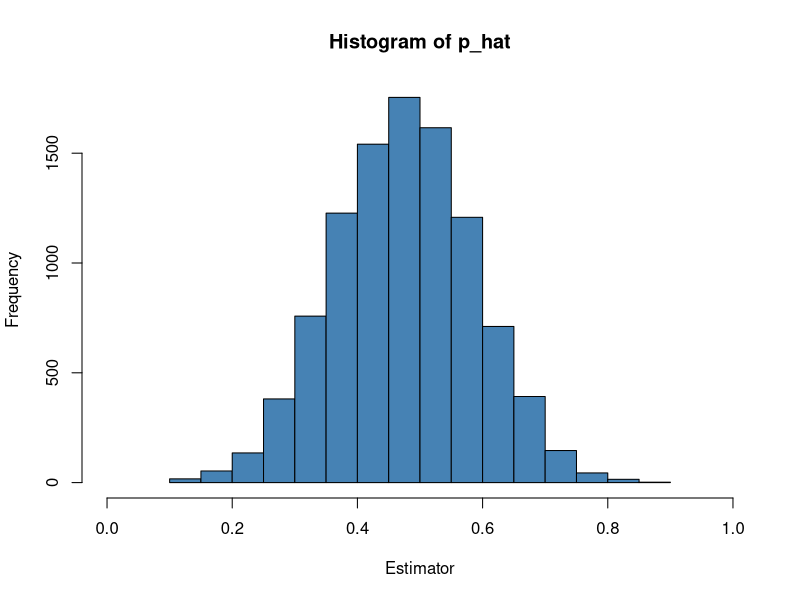
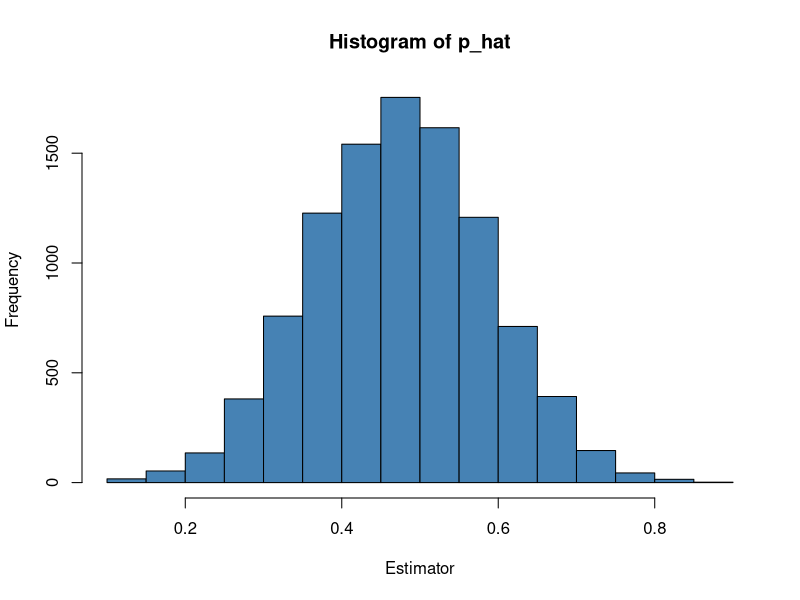
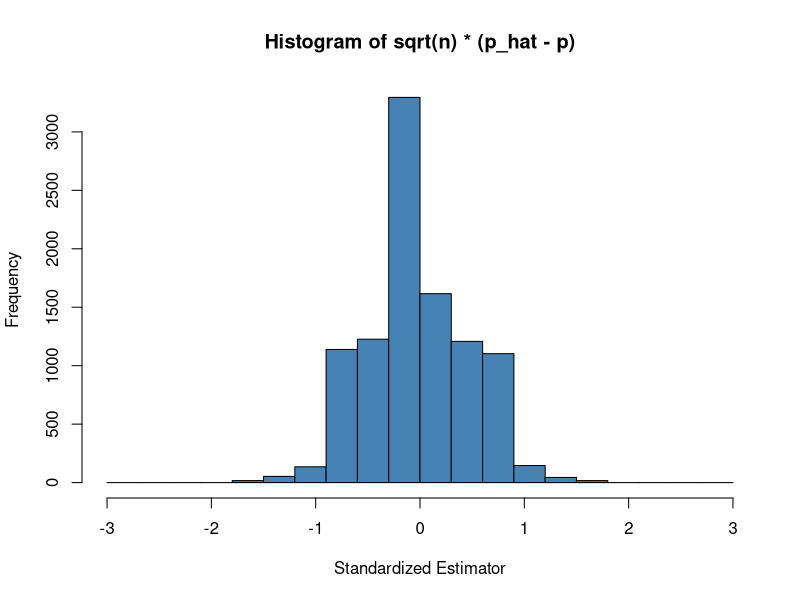
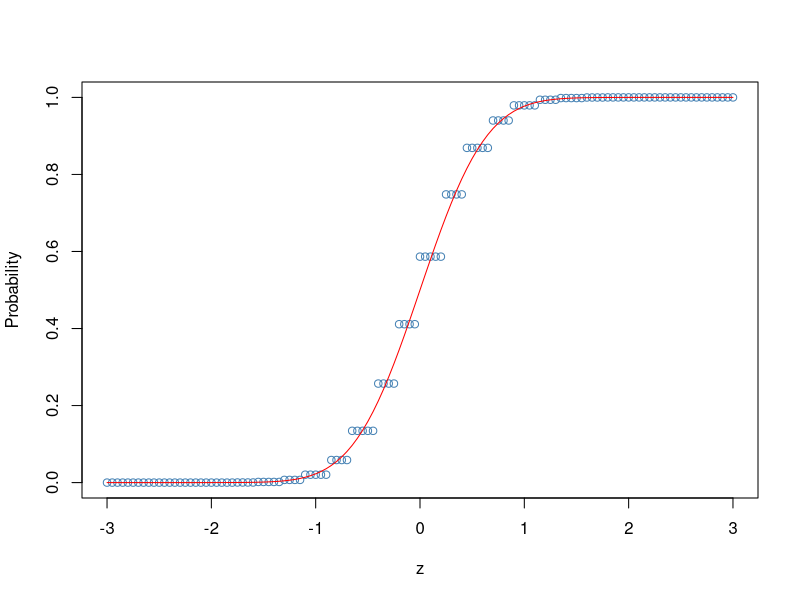
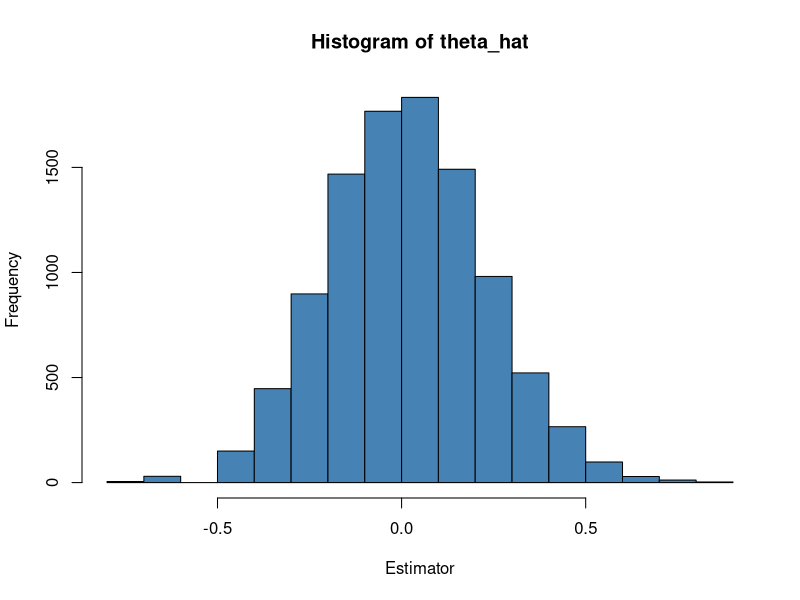
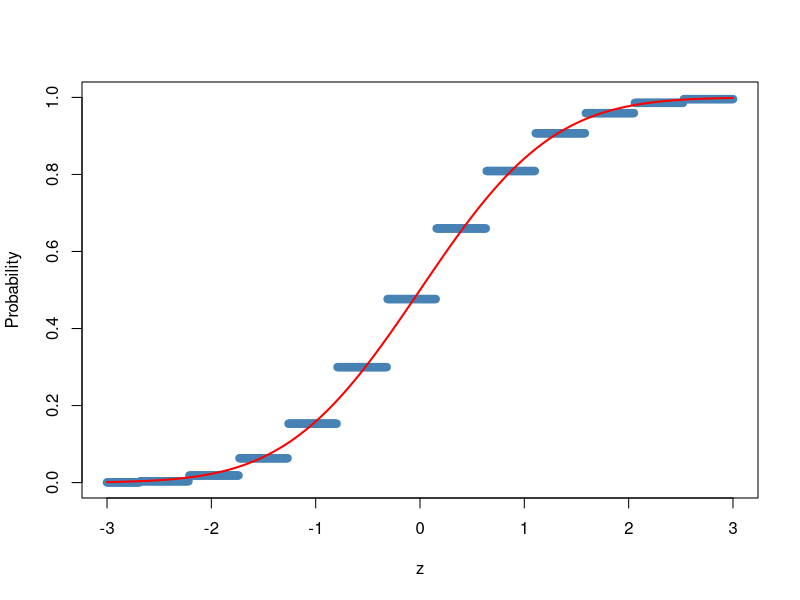
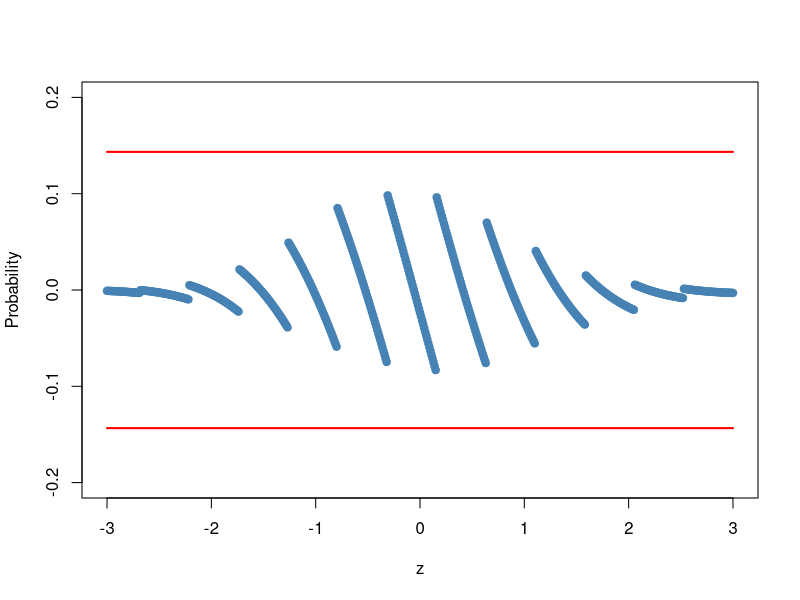

R code for these plots, in order:
rm(list = ls())

set.seed(4517)

nsims <- 10000


# Example: Bernoulli distribution

# Set parameters
n <- 20
p <- 0.5

# Simulate all data. Each column is one simulated data set of size n
rvs <- (replicate(nsims, rbinom(n, 1, prob=p)))

# Calculate all estimates
p_hat <- colMeans(rvs)

# Histograms
hist(p_hat,xlim = c(0,1),xlab="Estimator",ylab="Frequency", col = 'steelblue')

hist(p_hat,xlab="Estimator",ylab="Frequency", col = 'steelblue')

hist(sqrt(n)*(p_hat-p),xlim = c(-3,3),breaks = seq(-3, 3, 0.3),xlab="Standardized Estimator",ylab="Frequency", col = 'steelblue')


# P(sqrt(n)*(p_hat - p) <= z)
z = seq(-3,3,by=0.05)
cdf_p_hat <-  colMeans(sqrt(n)*(matrix(rep(p_hat,length(z)),nsims,length(z)) - p) <=t(matrix(rep(z,length(p_hat)),length(z),nsims)))

# Plot and compare to normal
plot(z,cdf_p_hat,ylim = c(0,1),xlab="z",ylab="Probability", col = 'steelblue')
lines(z,  pnorm(z, 0,sqrt(p*(1-p))),col = 'red')




# Example 2: Asymmetric distribution

# Set parameters
n <- 20
k <- 3
p <- 1/k

# Simulate all data. Each column is one simulated data set of size n
rvs <- (replicate(nsims, rbinom(n, 1, prob=p)))
ind = (rvs==0)
rvs[ind] = -1/sqrt(k-1)
rvs[!ind] = sqrt(k-1)

# Calculate all estimates
theta_hat <- colMeans(rvs)
# Here E[theta_hat] = 0

# Plot histogram
hist(theta_hat,xlab="Estimator",ylab="Frequency", col = 'steelblue')

# P(sqrt(n)*(theta_hat - 0) <= z)
z = seq(-3,3,by=0.01)
cdf_theta_hat <-  colMeans(sqrt(n)*(matrix(rep(theta_hat,length(z)),nsims,length(z)) - 0) <=t(matrix(rep(z,length(theta_hat)),length(z),nsims)))

# Plot and compare to normal
plot(z,cdf_theta_hat,ylim = c(0,1),xlab="z",ylab="Probability", col = 'steelblue',pch = 19)
lines(z,  pnorm(z, 0,1),col = 'red',lwd = 2)


# Berry Esseen Illustration
lambda = sqrt(k-1)*(k-1)/k + 1/sqrt((k-1)*k)
C = 0.4748

lim_plot = ceiling(C*lambda/sqrt(n)*10)/10
plot(z,cdf_theta_hat - pnorm(z, 0,1),ylim = c(-lim_plot,lim_plot),xlab="z",ylab="Probability", col = 'steelblue',pch = 19)
lines(z,  rep(min(C*lambda/sqrt(n),1),length(z)),col = 'red',lwd = 2)
lines(z,  -rep(min(C*lambda/sqrt(n),1),length(z)),col = 'red',lwd = 2)

C*lambda/sqrt(n)
 
